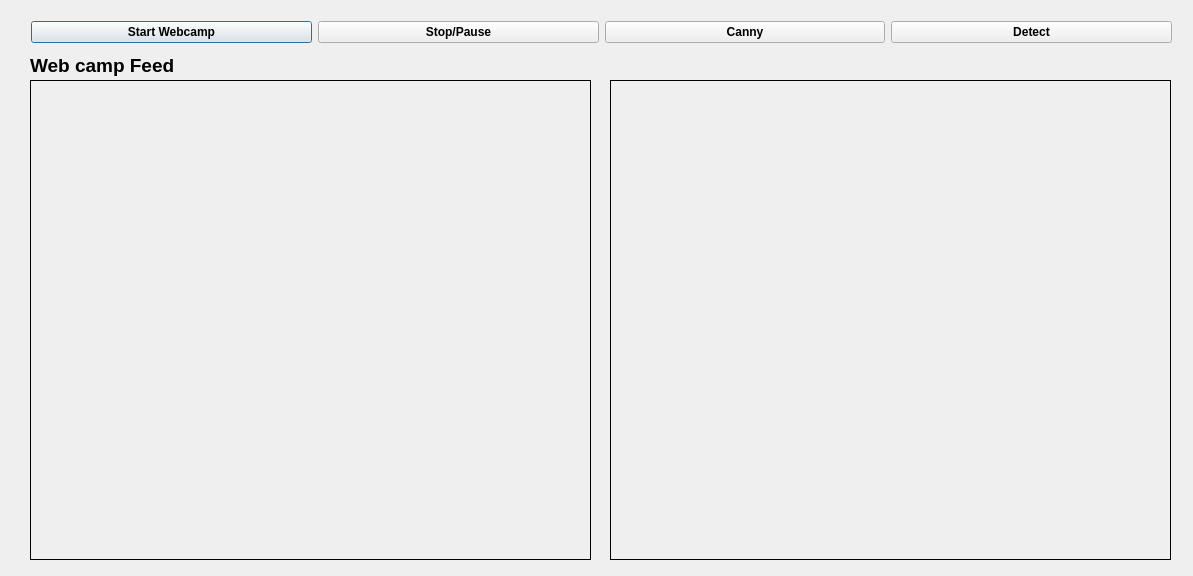
<?xml version="1.0" encoding="UTF-8"?>
<ui version="4.0">
 <class>Dialog</class>
 <widget class="QDialog" name="Dialog">
  <property name="geometry">
   <rect>
    <x>0</x>
    <y>0</y>
    <width>1193</width>
    <height>576</height>
   </rect>
  </property>
  <property name="windowTitle">
   <string>Dialog</string>
  </property>
  <widget class="QLabel" name="lbl_webcamfeed">
   <property name="geometry">
    <rect>
     <x>30</x>
     <y>80</y>
     <width>561</width>
     <height>480</height>
    </rect>
   </property>
   <property name="frameShape">
    <enum>QFrame::Box</enum>
   </property>
   <property name="text">
    <string/>
   </property>
  </widget>
  <widget class="QLabel" name="lbl_webcam_feed">
   <property name="geometry">
    <rect>
     <x>30</x>
     <y>50</y>
     <width>161</width>
     <height>31</height>
    </rect>
   </property>
   <property name="font">
    <font>
     <pointsize>14</pointsize>
     <weight>75</weight>
     <bold>true</bold>
    </font>
   </property>
   <property name="text">
    <string>Web camp Feed</string>
   </property>
  </widget>
  <widget class="QLabel" name="lbl_processed_webcamfeed">
   <property name="geometry">
    <rect>
     <x>610</x>
     <y>80</y>
     <width>561</width>
     <height>480</height>
    </rect>
   </property>
   <property name="frameShape">
    <enum>QFrame::Box</enum>
   </property>
   <property name="text">
    <string/>
   </property>
  </widget>
  <widget class="QWidget" name="">
   <property name="geometry">
    <rect>
     <x>31</x>
     <y>20</y>
     <width>1141</width>
     <height>25</height>
    </rect>
   </property>
   <layout class="QHBoxLayout" name="horizontalLayout">
    <item>
     <widget class="QPushButton" name="btn_start">
      <property name="font">
       <font>
        <weight>75</weight>
        <bold>true</bold>
       </font>
      </property>
      <property name="text">
       <string>Start Webcamp</string>
      </property>
     </widget>
    </item>
    <item>
     <widget class="QPushButton" name="btn_stop">
      <property name="font">
       <font>
        <weight>75</weight>
        <bold>true</bold>
       </font>
      </property>
      <property name="text">
       <string>Stop/Pause</string>
      </property>
     </widget>
    </item>
    <item>
     <widget class="QPushButton" name="btn_canny">
      <property name="font">
       <font>
        <weight>75</weight>
        <bold>true</bold>
       </font>
      </property>
      <property name="text">
       <string>Canny</string>
      </property>
     </widget>
    </item>
    <item>
     <widget class="QPushButton" name="btn_detect">
      <property name="font">
       <font>
        <weight>75</weight>
        <bold>true</bold>
       </font>
      </property>
      <property name="text">
       <string>Detect</string>
      </property>
     </widget>
    </item>
   </layout>
  </widget>
 </widget>
 <resources/>
 <connections/>
</ui>
